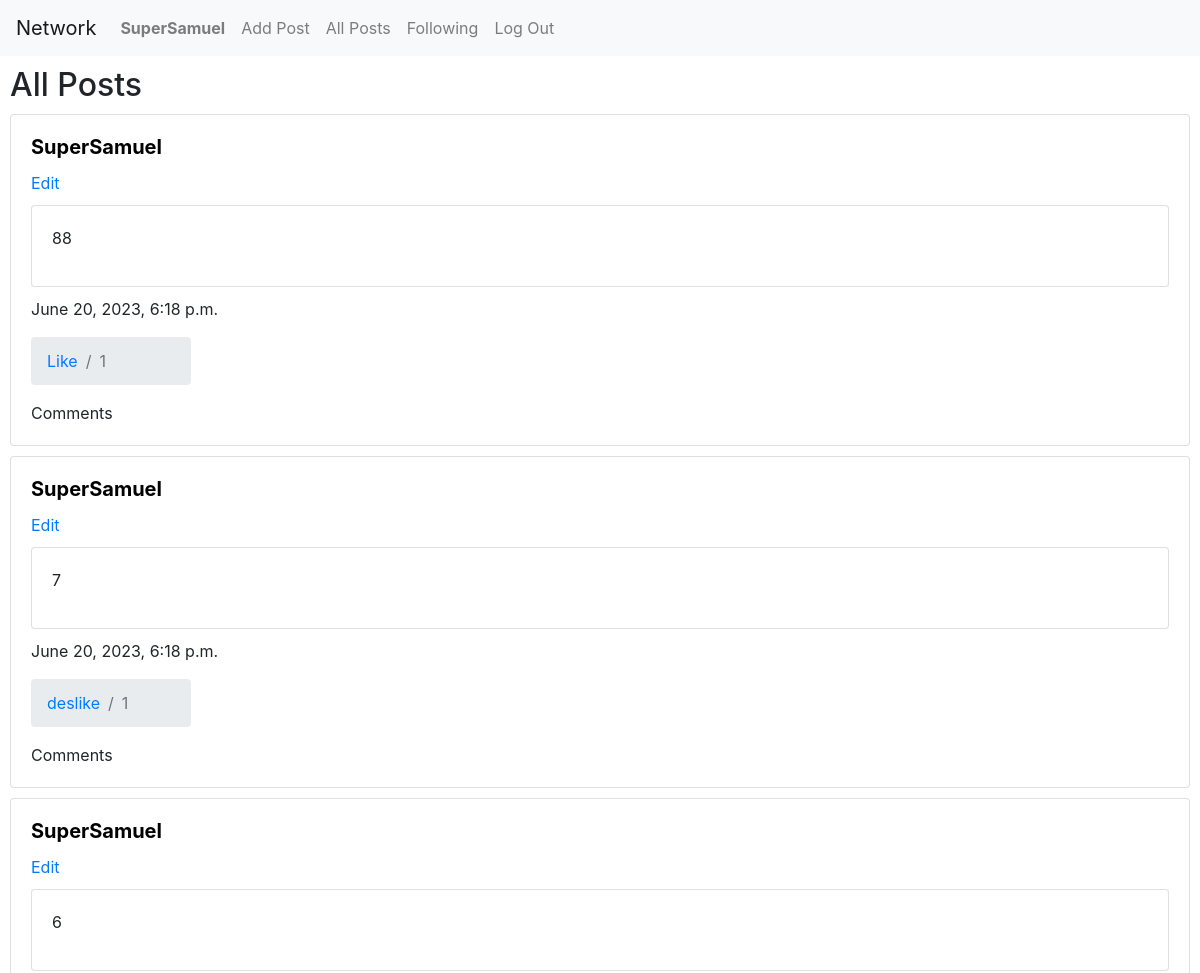
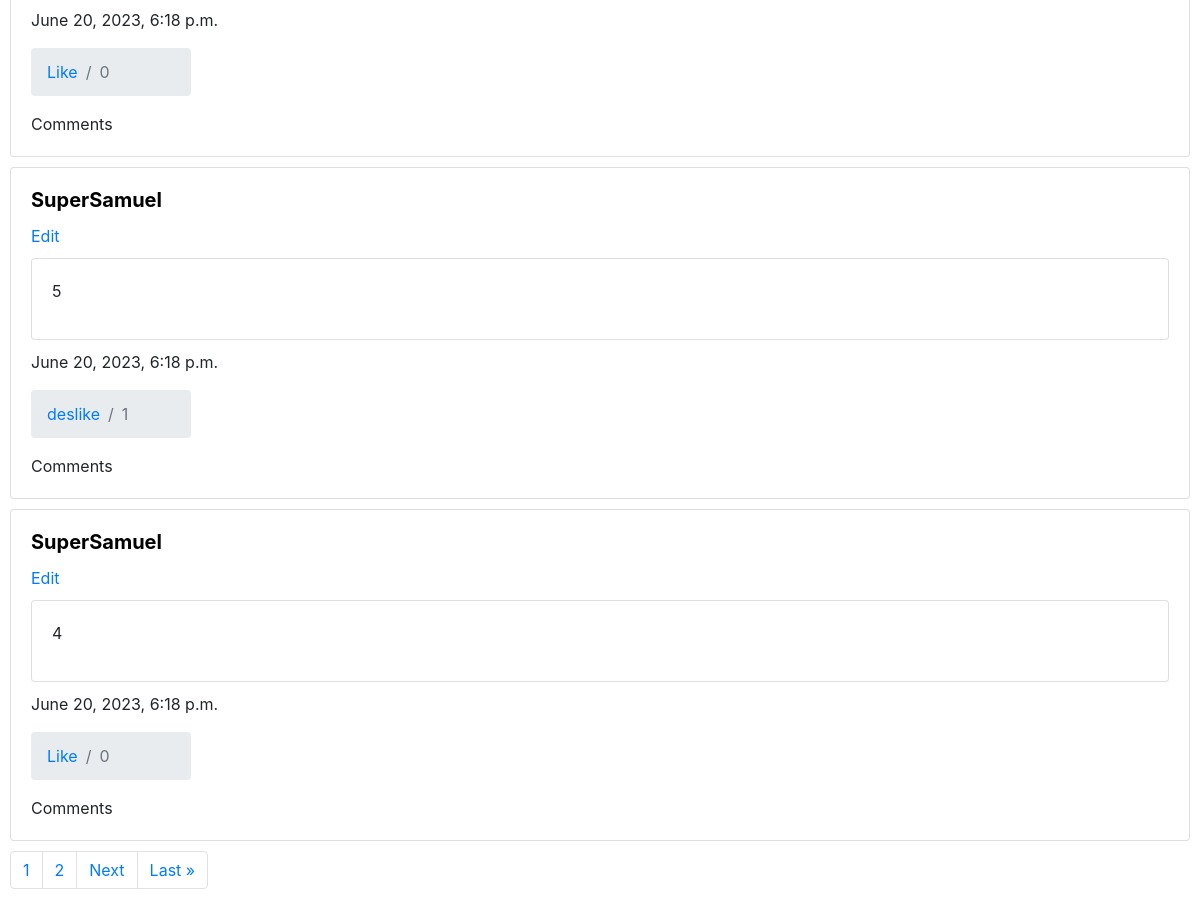
/ (signed in), run on the app's committed database (2 pictures, top to bottom).
### network/models.py (models this page shows, shortened)
class User(AbstractUser):
    pass

class Posts(models.Model):
    posted_date = models.DateTimeField("Posted date", auto_now_add=True)
    last_update = models.DateTimeField("Last update", auto_now=True)
    content = models.TextField("Post content")
    author = models.ForeignKey(User, on_delete=models.CASCADE)
    likes = models.ManyToManyField(User, blank=True, related_name="liked")

### network/views.py (the view)
# urls.py: path("", views.index, name="index"),
def index(request):
    return all_posts(request)

### network/views.py (called while the page is built)
def paginate_posts(request, all_posts):
    p = Paginator(all_posts, 5)
    page = request.GET.get('page')
    posts = p.get_page(page)
    nums = "a" * posts.paginator.num_pages
    return  posts, nums

def all_posts(request):
    all_posts = Posts.objects.all().order_by('-posted_date')
    posts, nums = paginate_posts(request, all_posts)
    return render(request, "network/all_posts.html", {
        'posts': posts,
        "nums": nums
    })

### network/templates/network/all_posts.html
{% extends "network/layout.html" %}
{% block body %}
    {% if user.is_authenticated %}
        <h2>All Posts</h2>
        {% include "network/render_posts.html" with posts=posts %}
        {% include "network/pagination.html" with posts=posts nums=nums %}
    {% else %}
        <h1>Sorry, you must be authenticated to see this view...</h1>
        <a href="{% url 'login' %}">Login here</a>
    {% endif %}
{% endblock %}

### network/templates/network/layout.html (shortened to what this page needs)
{% load static %}
<!DOCTYPE html>
<html lang="en">
    <head>
        <link rel="stylesheet" href="https://stackpath.bootstrapcdn.com/bootstrap/4.4.1/css/bootstrap.min.css">
        <link href="{% static 'network/styles.css' %}" rel="stylesheet">
    </head>
    <body>
        <nav class="navbar navbar-expand-lg navbar-light bg-light">
            <a class="navbar-brand" href="#">Network</a>
            <div>
              <ul class="navbar-nav mr-auto">
                {% if user.is_authenticated %}
                    <li class="nav-item">
                        <a class="nav-link" href="{% url 'user_profile' request.user.id %}"><strong>{{ request.user.username }}</strong></a>
                    </li>
                    <li class="nav-item">
                        <a class="nav-link" href="{% url 'add_post' %}">Add Post</a>
                    </li>
                {% endif %}
                <li class="nav-item">
                  <a class="nav-link" href="{% url 'all_posts' %}">All Posts</a>
                </li>
                {% if user.is_authenticated %}
                    <li class="nav-item">
                        <a class="nav-link" href="{% url 'followings' %}">Following</a>
                    </li>
                    <li class="nav-item">
                        <a class="nav-link" href="{% url 'logout' %}">Log Out</a>
                    </li>
                {% endif %}
              </ul>
            </div>
          </nav>
        <div class="body">
            {% block body %}
            {% endblock %}
        </div>
    </body>
</html>

### network/templates/network/render_posts.html
{% for post in posts %}
<div class="card">
    <div class="card-body">
        <h5 class="card-title">
            <a href="{% url 'user_profile' post.author.id %}" style="color: black">
                <Strong>{{ post.author }}</Strong>
            </a>
        </h5>
        <a href="{% url 'edit_post' post.id %}">Edit</a>
        <div class="card">
            <p class="card-body">{{ post.content }}</p>
        </div>
        <p class="card-text">{{ post.posted_date }}</p>
        <nav aria-label="breadcrumb" style="width: 10rem">
            <ol class="breadcrumb">
              {% if request.user in post.likes.all %}
                <li class="breadcrumb-item like-button"><a href="{% url 'like_deslike_post' post.id %}" data-id="{{ post.id }}">deslike</a></li>
              {% else %}
                <li class="breadcrumb-item like-button"><a href="{% url 'like_deslike_post' post.id %}" data-id="{{ post.id }}">Like</a></li>
              {% endif %}
              <li class="breadcrumb-item active" aria-current="page">{{ post.likes.count }}</li>
            </ol>
          </nav>
        <p class="card-text">Comments</p>
    </div>
</div>
{% empty %}
    No Post available
{% endfor %}

### network/static/network/styles.css (style rules this page uses)
.body { margin: 10px; }
.card { margin: 10px 0px; }

### data on the page
User: user.username "SuperSamuel"
Posts: author "SuperSamuel", content "88", posted_date "June 20, 2023, 6:18 p.m.", likes.count "1"
Posts: author "SuperSamuel", content "7", posted_date "June 20, 2023, 6:18 p.m.", likes.count "1"
Posts: author "SuperSamuel", content "6", posted_date "June 20, 2023, 6:18 p.m.", likes.count "0"
Posts: author "SuperSamuel", content "5", posted_date "June 20, 2023, 6:18 p.m.", likes.count "1"
Posts: author "SuperSamuel", content "4", posted_date "June 20, 2023, 6:18 p.m.", likes.count "0"
